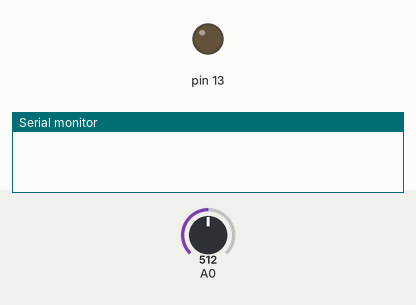
The program below on a simulated Arduino Uno, built with avr-gcc and run on an emulated ATmega328P. Shown: output pins drawn as LEDs (lit = HIGH), the last lines printed to the serial monitor. Inputs (shaded band) come from the test bench; at power-on: A0 = 512.

Above: at 1.2 s.
1.3 s: A0 set to 486
At 6.05 s:
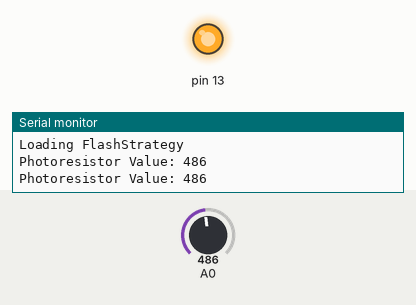
Timing chart, 0 to 10.3 s (numbered marks = the images above; inputs shaded):
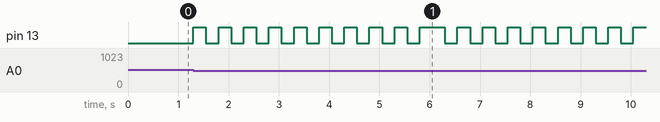

Measured:
- the behaviour switches between 501 and 500 on A0 (found by bisection; images 0 and 1)
- after the input at 1.3 s, pin 13: goes 9 × (HIGH 0.25 s, LOW 0.25 s), HIGH 0.50 s, 7 × (LOW 0.25 s, HIGH 0.25 s), LOW 0.25 s, then HIGH, starting at once

The program:

main.cpp
```cpp
#include <Arduino.h>
#include "writer.hpp"
#include "timer.hpp"
#include "analog.hpp"
#include "led.hpp"

#ifdef _EXPERIMENT_1_

Timer timer;
Analog photoresistor(A0, 50, "Photoresistor");
LedStrategy* strategies[2] = {
  new TriggerStrategy(photoresistor.getValue(), 500),
  new FlashStrategy(250, 100, 10)
};
Led led({13, 0, 0}, strategies, 2);
Printer* printers[1] = { new AnalogPrinter(photoresistor) };
Writer writer(2500, printers, 1);


void setup() {
  #ifdef _PRINT_
  Serial.begin(9600);
  #endif
  photoresistor.read(); // get inital value
}

void loop() {
  timer.tick();
  photoresistor.update(timer.getDeltaMs());
  led.update(timer.getDeltaMs());
  writer.update(timer.getDeltaMs());
}

#else
int photoresistor = 0;              //this variable will hold a value based on the brightness of the ambient light
int threshold = 300;                //if the photoresistor reading is below this value the the light will turn on

void setup()
{
  Serial.begin(9600);               //start a serial connection with the computer
  pinMode(13, OUTPUT);              //set pin 13 as an output that can be set to HIGH or LOW
}

void loop()
{
  //read the brightness of the ambient light
  photoresistor = analogRead(A0);   //set photoresistor to a number between 0 and 1023 based on how bright the ambient light is
  Serial.println(photoresistor);    //print the value of photoresistor in the serial monitor on the computer

  //if the photoresistor value is below the threshold turn the light on, otherwise turn it off
  if (photoresistor < threshold) {
    digitalWrite(13, HIGH);         // Turn on the LED
  } else {
    digitalWrite(13, LOW);          // Turn off the LED
  }
  delay(100);                       //short delay to make the printout easier to read
}
#endif
```

analog.hpp
```cpp
#ifndef ANALOG_HPP
#define ANALOG_HPP

#include <Arduino.h>
#include <writer.hpp>

class Analog {
    const int pin;
    String type;
    int* value;
    unsigned int interval;
    unsigned int timeLapsed;

public:
    Analog(int pin, unsigned int interval, String type):
    pin(pin), interval(interval), type(type), value(new int()) {}

    ~Analog() = default;

    void update(unsigned int time) {
        timeLapsed += time;
        if(timeLapsed < interval) return;
        timeLapsed = 0;
        read();
    }

    int read(){
        *value = analogRead(pin);
        return *value;
    }

    // Gets a pointer to the current value in the photoresistor
    const int * getValue() { return value; }
    const String &getType() { return type; }
};

/*
 * A class to print out information related to the photoresistor.
 */
class AnalogPrinter: public Printer {
    Analog &analog;
public:
    AnalogPrinter(Analog &analog):
    analog(analog) {}

    ~AnalogPrinter() = default;

    void print() override {
        Serial.print(analog.getType() + " Value: ");
        Serial.println(*analog.getValue());
    }
};

#endif // ANALOG_HPP
```

led.hpp
```cpp
#ifndef LED_HPP
#define LED_HPP

#include <Arduino.h>
#include "writer.hpp"

struct LedState {
    const int pin;
    bool ledOn;
    byte state;
};

class LedStrategy {
    byte status;

public:
    virtual void load(LedState&) = 0;
    virtual void update(const unsigned int time, LedState&) = 0;
};

class TriggerStrategy: public LedStrategy {
    const int *trigger;
    int threshold;
public:
    TriggerStrategy(const int *trigger, int threshold):
    trigger(trigger), threshold(threshold) {}

    ~TriggerStrategy() = default;

    void load(LedState &state) override {
        #ifdef _PRINT_
        Serial.println("Loading TriggerStrategy");
        #endif
        state.state = 0;
        state.ledOn = false;
        digitalWrite(state.pin, LOW);
    }

    void update(unsigned int time, LedState &state) override {
        if(*trigger > threshold) return;
        state.state = 1;
    }
};

class FlashStrategy: public LedStrategy {
    unsigned int onInterval;
    unsigned int offInterval;
    unsigned int interval;
    unsigned int timeLapsed;
    byte cycles;
    byte count;
public:
    FlashStrategy(unsigned int onInterval, unsigned int offInterval, byte cycles) :
    onInterval(onInterval), offInterval(offInterval), cycles(cycles) {};

    ~FlashStrategy() = default;

    void load(LedState &state) override {
        #ifdef _PRINT_
        Serial.println("Loading FlashStrategy");
        #endif
        state.state = 1;
        count = 0;
        interval = 0;
        timeLapsed = 0;
        state.ledOn = true;
        digitalWrite(state.pin, HIGH);
        interval = onInterval;
    }

    void update(const unsigned int time, LedState &state) override {
        timeLapsed += time;
        if(timeLapsed < interval) return; // nothing to do
        timeLapsed = 0;
        if(state.ledOn) {
            digitalWrite(state.pin, LOW);
            ++count;
        } else {
            digitalWrite(state.pin, HIGH);
        }
        state.ledOn = !state.ledOn;
        if(count >= cycles) state.state = 0;
    }
};


class Led {
    LedState ledState;
    LedStrategy** strategies;
    unsigned int count;
    unsigned int currentStrategy;

public:
    Led(LedState ledState, LedStrategy **strategies, unsigned int count):
    ledState(ledState), strategies(strategies), count(count) {
        pinMode(ledState.pin, OUTPUT);
        strategies[currentStrategy]->load(ledState);
    }

    ~Led() {
        delete* strategies;
    }

    void update(const unsigned int time){
        strategies[currentStrategy]->update(time, ledState);
        if(ledState.state == currentStrategy) return;
        // change strategy
        currentStrategy = ledState.state;
        strategies[currentStrategy]->load(ledState);
    }
};

#endif  // LED_HPP
```

timer.hpp
```cpp
#ifndef TIMER_HPP
#define TIMER_HPP

#include <Arduino.h>
#include "writer.hpp"

// Modifed to update stats only if statsResolution is provided
class Timer {
    unsigned long previousUs;
    unsigned long previousMs;
    unsigned int deltaUs;
    unsigned int deltaMs;
    unsigned int size;
    unsigned int i;
    unsigned int *statsDeltaUs;
    unsigned int *statsDeltaMs;

public:
    Timer():
    previousUs(0), previousMs(0), deltaUs(0), deltaMs(0), size(0), i(0),
    statsDeltaUs(new unsigned int[1]()),
    statsDeltaMs(new unsigned int[1]()) {}

    Timer(unsigned int statsResolution):
    previousUs(0), previousMs(0), deltaUs(0), deltaMs(0), size(statsResolution), i(0),
    statsDeltaUs(new unsigned int[this->size]()),
    statsDeltaMs(new unsigned int[this->size]()) {}

    ~Timer() {
        delete[] statsDeltaUs;
        delete[] statsDeltaMs;
    }

    void tick() {
        unsigned long timeMs = millis();
        unsigned long timeUs = micros();
        // TODO: Handle overflow
        deltaMs = (unsigned int)(timeMs - previousMs);
        deltaUs = (unsigned int)(timeUs - previousUs);
        previousMs = timeMs;
        previousUs = timeUs;
        if(not size) return; // We don't need to update stats
        ++i;
        if(i >= size) i = 0;
        statsDeltaMs[i] = deltaMs;
        statsDeltaUs[i] = deltaUs;
    }

    const unsigned int &tickUs() {
        tick();
        return deltaUs;
    }

    const unsigned int &tickMs() {
        tick();
        return deltaMs;
    }

    const unsigned int &getDeltaUs() { return deltaUs; }

    const unsigned int &getDeltaMs() { return deltaMs; }

    unsigned int getRateUs() {
        if(not size) return deltaUs;
        unsigned int avg;
        for(unsigned int i = 0 ; i < size ; ++i) {
            avg += statsDeltaUs[i];
        }
        return avg / size;
    }

    unsigned int getRateMs() {
        if(not size) return deltaMs;
        unsigned int avg;
        for(unsigned int i = 0 ; i < size ; ++i) {
            avg += statsDeltaMs[i];
        }
        return avg / size;
    }
};

/*
 * A class to print out information related to the
 * timer.
 */
class TimerPrinter: public Printer {
    Timer& timer;
public:
    TimerPrinter(Timer& timer): timer(timer) {}
    ~TimerPrinter() = default;
    void print() override {
        Serial.print("Timer deltaUs: ");
        Serial.print(timer.getRateUs());
        Serial.print(" | Timer deltaMs: ");
        Serial.println(timer.getRateMs());
    }
};

#endif //TIMER_HPP
```

writer.hpp
```cpp
#ifndef WRITER_HPP
#define WRITER_HPP

class Printer {
public:
    virtual ~Printer() = default;
    virtual void print() { return; }
};

class Writer {
    unsigned int timeLapsed;
    unsigned int interval;
    Printer** printers;
    int size;

public:
    Writer(unsigned int interval, Printer** printers, int size):
    timeLapsed(0), interval(interval), printers(printers), size(size) {}
    ~Writer() = default;
    void update(const unsigned int time){
        timeLapsed += time;
        if(timeLapsed < interval) return;
        timeLapsed = 0;
        for(int i = 0 ; i < size ; ++i) printers[i]->print();
    }
};

#endif // WRITER_HPP
```
